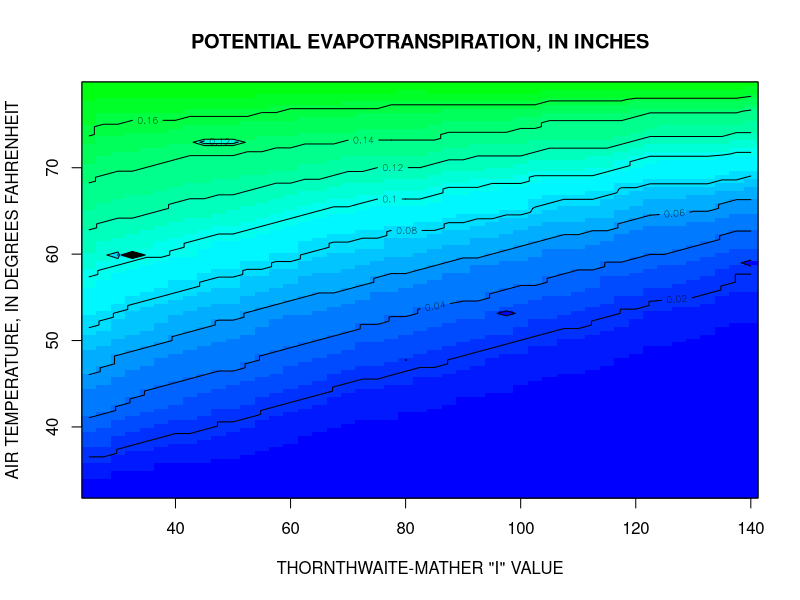
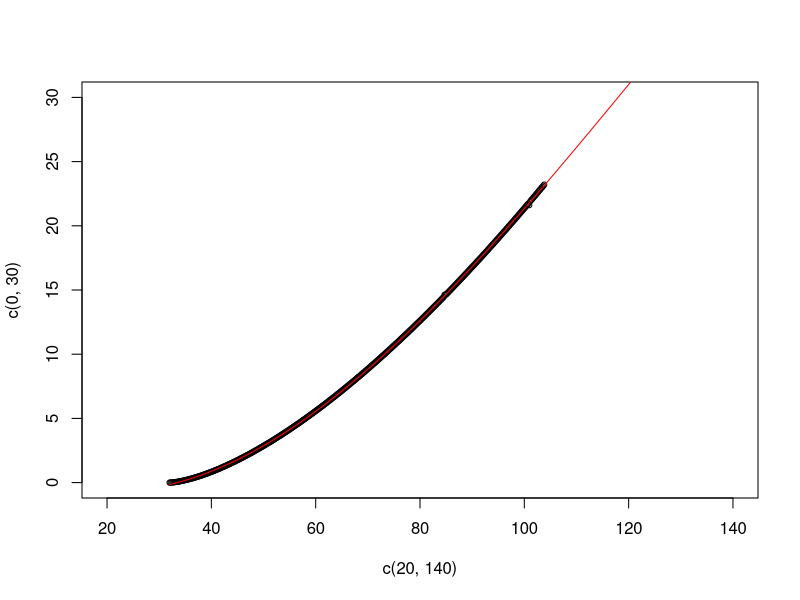

Write the R code that produced these figures, in order.
setwd("D:\\SMWData\\Source_Code\\swb\\share\\R-scripts")

gen <- function(x, const, fac1, fac2, fac3 ) {
  
  pred <- const + fac1*x + fac2*x^2 + fac3*x^3
  return(pred)
}


TM_table_2 <- read.table("Thornthwaite_Mather_1957__Table_2.dat", as.is=TRUE, header=TRUE)
TM_2 <- data.frame(Temp_degC=numeric(),I=numeric())

mycolnames <- colnames(TM_table_2)[2:ncol(TM_table_2)]
x<- as.numeric(gsub(pattern="T", replacement="", x=mycolnames) )
y<- TM_table_2[ ,1]

for (i in seq(1,10)) {
  Temp_degC <- y + x[i]/10
  I <- TM_table_2[ ,i+1]
  
  temp_df <- data.frame(Temp_degC=Temp_degC,I=I)
  TM_2 <- rbind(TM_2, temp_df)
  
  
}

# sort in ascending order
TM_2C <- TM_2[order(TM_2[ ,1]), ]
TM_2C_new <- data.frame(Temp_degC=seq(32,140), I=numeric(length(seq(32,140))))
TM_2F <- data.frame(Temp_degF=TM_2C$Temp_degC*9/5+32, I=TM_2C$I)
TM_2F_new <- data.frame(Temp_degF=seq(32,140), I=numeric(length(seq(32,140))))

TM_2F_opt <- nls( I ~ gen(Temp_degF, const, fac1, fac2, fac3), 
                  data=TM_2F, start=list(const=0., fac1=0.5, fac2=0.3, fac3=0.1),
                  control=list(maxiter=3000, tol=1.e-8, printEval=TRUE, 
                               minFactor=1.e-10, warnOnly=TRUE))

TM_table_4 <- read.table("Thornthwaite_Mather_1957__Table_4.dat", as.is=TRUE, header=TRUE)
mycolnames <- colnames(TM_table_4)[2:ncol(TM_table_4)]
TM4_mat <- t(as.matrix(TM_table_4[ , -1])) / 25.4

y<- TM_table_4[ ,1] *9/5 + 32
x<- as.numeric(gsub(pattern="I", replacement="", x=mycolnames) )

#filled.contour(x, y, sm.mat, axes=T,xlab="ACCUMULATED POTENTIAL WATER LOSS, IN INCHES",
#   ylab="MAXIMUM SOIL-WATER CAPACITY, IN INCHES")
image(x=x, y=y, z=TM4_mat, xlab="THORNTHWAITE-MATHER \"I\" VALUE",
      ylab="AIR TEMPERATURE, IN DEGREES FAHRENHEIT",col=rev(rainbow(32,start=1/6,end=4/6)),
      main="POTENTIAL EVAPOTRANSPIRATION, IN INCHES")
contour(x,y,TM4_mat,axes=F,add=T,levels=seq(0.02,0.3,0.02))
box()

plot(x=c(20,140), y=c(0,30), type="n")
with(TM_2F, points(I ~ Temp_degF, cex=0.7))
lines(TM_2F_opt$m$predict(newdata=TM_2F_new) ~ seq(32,140), type="l", col="red")
